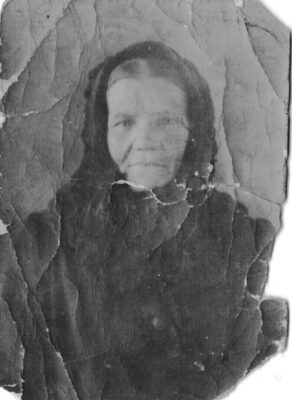
#> input picture PIAO/lab1/stare3.jpg, 292 x 400 px
$ python utworzenieM.py
#> lines starting #> are read from the running program, lines starting #| are printed output that depends on the picture; after the words box and inside, x2 and y2 are one past the last pixel; in counts of white or black regions, pixels touching at a corner belong together
import cv2
import numpy as np

sciezka = './stare3.jpg'

def wczytaj_obraz(sciezka):
 # Wczytanie obrazu z podanej ścieżki
#> called with sciezka = './stare3.jpg'
  obraz = cv2.imread(sciezka)
#> obraz is the input picture: shape (400, 292, 3); min 29, max 255, mean 106.6
  return obraz


def eliminacja_zarysowan(obraz):
  obraz_wyjsciowy = cv2.medianBlur(obraz, 5)
  return obraz_wyjsciowy

def wypelnij_brakujace_fragmenty(obraz):
  maska = cv2.inRange(obraz, np.array([0, 0, 0]), np.array([20, 20, 20]))
  obraz_wyjsciowy = cv2.inpaint(obraz, maska, 3, cv2.INPAINT_TELEA)
  return obraz_wyjsciowy

def testowanie_i_ocena_skutecznosci(obraz_wejsciowy):
  obraz_po_elim_zarysowan = eliminacja_zarysowan(obraz_wejsciowy)
  obraz_po_wypelnieniu = wypelnij_brakujace_fragmenty(obraz_po_elim_zarysowan)

  # [5 lines of commented-out code are left out]

def create_mask(image):
  mask = cv2.inRange(image, np.array([70,70,70]), np.array([100,100,100]))
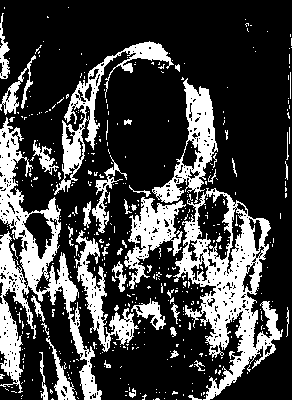
#> mask: shape (400, 292); 26.2% white; 475 white regions (429 under 20 px), largest, box (x1, y1, x2, y2) and area: (173, 188, 283, 400) 7935, (0, 117, 102, 400) 7465, (54, 41, 174, 195) 2801
  return mask

if __name__ == "__main__":
 # Wczytanie starej i uszkodzonej fotografii
  sciezka_do_obrazu = sciezka
  stara_fotografia = wczytaj_obraz(sciezka_do_obrazu)
 # Utworzenie maski
  maska = create_mask(stara_fotografia)
 # Ścieżka do zapisu maski
  mask_path = 'maski3.jpg'
 # Zapis maski do pliku
  cv2.imwrite(mask_path, maska)
 # Testowanie i ocena skuteczności narzędzia
  testowanie_i_ocena_skutecznosci(stara_fotografia)
#> in wypelnij_brakujace_fragmenty, `maska = cv2.inRange(obraz, np.array([0, 0, 0]), np.array([20, 20, 20]))`: maska: shape (400, 292); every value is 0
